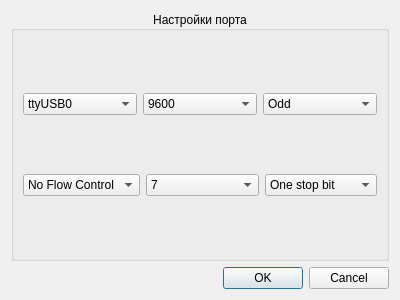
<?xml version="1.0" encoding="UTF-8"?>
<ui version="4.0">
 <class>SettingDialog</class>
 <widget class="QDialog" name="SettingDialog">
  <property name="geometry">
   <rect>
    <x>0</x>
    <y>0</y>
    <width>400</width>
    <height>300</height>
   </rect>
  </property>
  <property name="windowTitle">
   <string>Dialog</string>
  </property>
  <layout class="QVBoxLayout" name="verticalLayout">
   <item>
    <widget class="QGroupBox" name="groupBox">
     <property name="title">
      <string>Настройки порта</string>
     </property>
     <property name="alignment">
      <set>Qt::AlignCenter</set>
     </property>
     <layout class="QVBoxLayout" name="verticalLayout_2">
      <item>
       <layout class="QHBoxLayout" name="horizontalLayout">
        <item>
         <widget class="QComboBox" name="comboBox">
          <item>
           <property name="text">
            <string>ttyUSB0</string>
           </property>
          </item>
         </widget>
        </item>
        <item>
         <widget class="QComboBox" name="comboBox_2">
          <item>
           <property name="text">
            <string>9600</string>
           </property>
          </item>
          <item>
           <property name="text">
            <string>19200</string>
           </property>
          </item>
         </widget>
        </item>
        <item>
         <widget class="QComboBox" name="comboBox_3">
          <item>
           <property name="text">
            <string>Odd</string>
           </property>
          </item>
          <item>
           <property name="text">
            <string>Even</string>
           </property>
          </item>
         </widget>
        </item>
       </layout>
      </item>
      <item>
       <layout class="QHBoxLayout" name="horizontalLayout_2">
        <item>
         <widget class="QComboBox" name="comboBox_4">
          <item>
           <property name="text">
            <string>No Flow Control</string>
           </property>
          </item>
         </widget>
        </item>
        <item>
         <widget class="QComboBox" name="comboBox_5">
          <item>
           <property name="text">
            <string>7</string>
           </property>
          </item>
          <item>
           <property name="text">
            <string>8</string>
           </property>
          </item>
          <item>
           <property name="text">
            <string>9</string>
           </property>
          </item>
         </widget>
        </item>
        <item>
         <widget class="QComboBox" name="comboBox_6">
          <item>
           <property name="text">
            <string>One stop bit</string>
           </property>
          </item>
          <item>
           <property name="text">
            <string>Two stop bit</string>
           </property>
          </item>
         </widget>
        </item>
       </layout>
      </item>
     </layout>
    </widget>
   </item>
   <item>
    <widget class="QDialogButtonBox" name="buttonBox">
     <property name="orientation">
      <enum>Qt::Horizontal</enum>
     </property>
     <property name="standardButtons">
      <set>QDialogButtonBox::Cancel|QDialogButtonBox::Ok</set>
     </property>
    </widget>
   </item>
  </layout>
 </widget>
 <resources/>
 <connections>
  <connection>
   <sender>buttonBox</sender>
   <signal>accepted()</signal>
   <receiver>SettingDialog</receiver>
   <slot>accept()</slot>
   <hints>
    <hint type="sourcelabel">
     <x>248</x>
     <y>254</y>
    </hint>
    <hint type="destinationlabel">
     <x>157</x>
     <y>274</y>
    </hint>
   </hints>
  </connection>
  <connection>
   <sender>buttonBox</sender>
   <signal>rejected()</signal>
   <receiver>SettingDialog</receiver>
   <slot>reject()</slot>
   <hints>
    <hint type="sourcelabel">
     <x>316</x>
     <y>260</y>
    </hint>
    <hint type="destinationlabel">
     <x>286</x>
     <y>274</y>
    </hint>
   </hints>
  </connection>
 </connections>
</ui>
